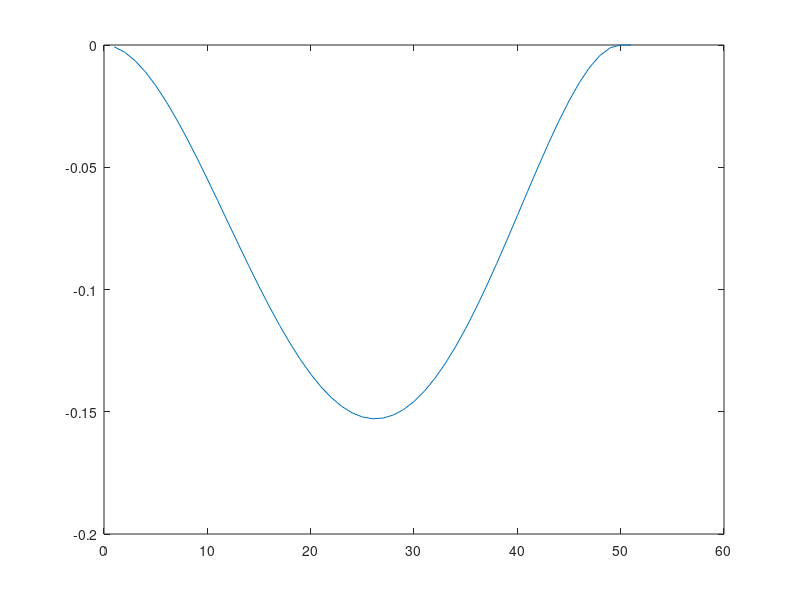

Write MATLAB code to recreate this figure.
viga=@(E,I,L)(E*I/L^3)*[12 6*L -12 6*L;
    6*L 4*L^2 -6*L 2*L^2;
    -12 -6*L 12 -6*L;
    6*L 2*L^2 -6*L 4*L^2];
Ne=50;
N=Ne+1;
Ndof=2*N;

E=210e9;%Pa
A=0.5e-2;%m^2
I=0.5e-4;%m^4
L=8;%m
h=L/Ne;
w=300e3;%N/m (300kN/m)
k=viga(E,I,h);

elementos=zeros(Ne,4);
for i=1:Ne
    for j=1:4
        elementos(i,j)=(i-1)*2+j;
    end
end

kG=zeros(Ndof,Ndof);

for i=1:Ne
    kG(elementos(i,:),elementos(i,:))=kG(elementos(i,:),elementos(i,:))+k;
end

q=@(x)-w*x/L;

R=zeros(Ndof,1);

for i=1:2:2*Ne
    x=(i-1)*h/2;
    Atri=h/2*(q(x+h)-q(x));
    Acuadr=h*q(x);
    R(i)=R(i)+Acuadr/2+Atri/3;
    R(i+2)=Acuadr/2+Atri*2/3;
end

for i=2:2:2*Ne
    a=sign(q(x+h)-q(x));%Signo de gradiente
    x=(i-2)*h/2;
    if a>=0
        Mtri=h^2/12*(q(x+h)-q(x));
        Mcuadr=h^2*q(x)/24;
        R(i)=R(i)+Mcuadr+.4*Mtri;
        R(i+2)=-Mcuadr-.6*Mtri;
%         R(i)=R(i)+Acuadr/2+Atri/3;
%         R(i+2)=Acuadr/2+Atri*2/3; 
    else
        Mtri=h^2/12*(q(x)-q(x+h));
        Mcuadr=h^2*q(x+h)/24;
        R(i+2)=R(i)-Mcuadr-.4*Mtri;
        R(i)=Mcuadr+.6*Mtri;
    end
    
end

CB=false(Ndof,1);
CB(1)=true;
CB(2)=true;
CB(end)=true;
CB(end-1)=true;
F=R(~CB);
K=kG(~CB,~CB);
U=K\F;
D=zeros(1,Ndof/2);
k=0;
for i=1:2:length(U)
    k=k+1;
    D(k)=U(i);
end
plot(D);